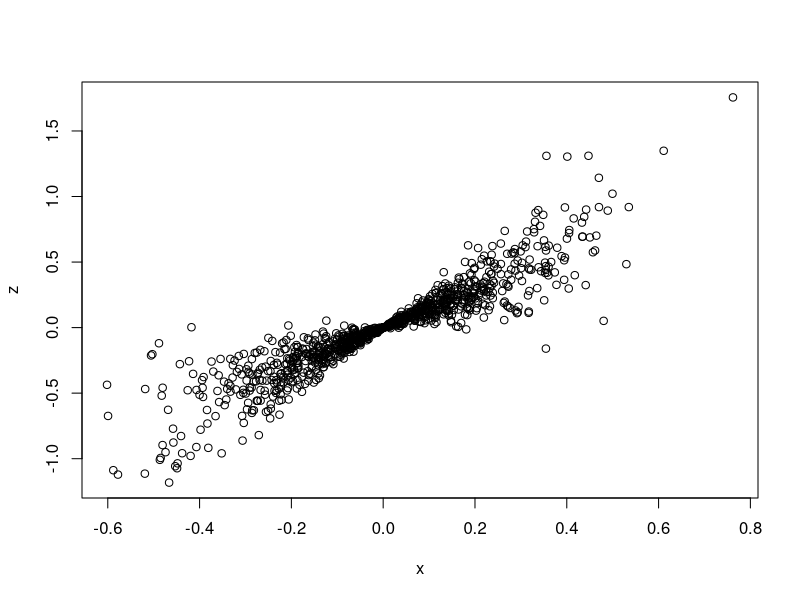

Reproduce this figure in R.
## ---- chunk 1
knitr::opts_chunk$set(echo = TRUE)
## ---- chunk 2
set.seed(1)
x = rnorm(1000, 0, 0.2)
y = rnorm(1000, 1.5, 0.6)
z = x*y
plot(x, z)
